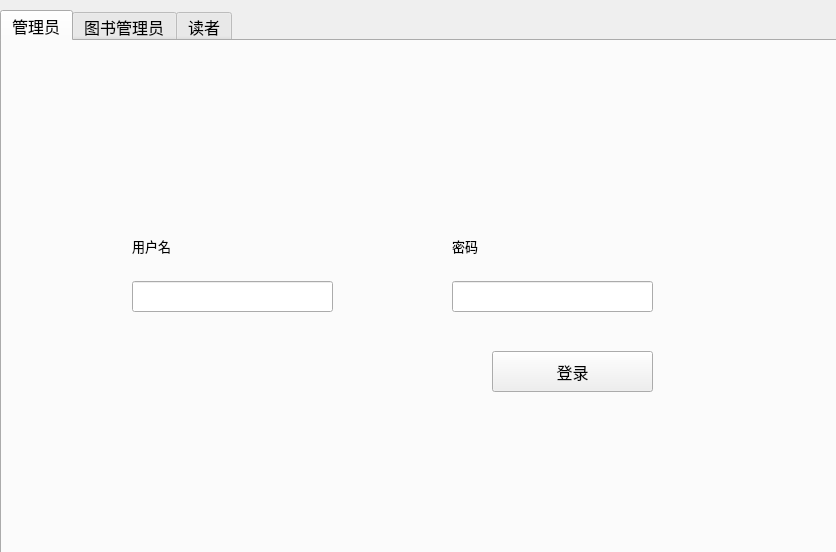
<?xml version="1.0" encoding="UTF-8"?>
<ui version="4.0">
 <class>Login</class>
 <widget class="QWidget" name="Login">
  <property name="geometry">
   <rect>
    <x>0</x>
    <y>0</y>
    <width>836</width>
    <height>552</height>
   </rect>
  </property>
  <property name="windowTitle">
   <string>Library System</string>
  </property>
  <widget class="QTabWidget" name="tabWidget">
   <property name="geometry">
    <rect>
     <x>0</x>
     <y>10</y>
     <width>841</width>
     <height>551</height>
    </rect>
   </property>
   <property name="minimumSize">
    <size>
     <width>841</width>
     <height>551</height>
    </size>
   </property>
   <property name="font">
    <font>
     <pointsize>12</pointsize>
     <weight>50</weight>
     <bold>false</bold>
     <stylestrategy>PreferDefault</stylestrategy>
    </font>
   </property>
   <property name="currentIndex">
    <number>0</number>
   </property>
   <property name="iconSize">
    <size>
     <width>20</width>
     <height>20</height>
    </size>
   </property>
   <property name="elideMode">
    <enum>Qt::ElideMiddle</enum>
   </property>
   <property name="tabBarAutoHide">
    <bool>false</bool>
   </property>
   <widget class="QWidget" name="tab">
    <attribute name="title">
     <string>管理员</string>
    </attribute>
    <widget class="QLineEdit" name="username_1">
     <property name="geometry">
      <rect>
       <x>130</x>
       <y>240</y>
       <width>201</width>
       <height>31</height>
      </rect>
     </property>
    </widget>
    <widget class="QLabel" name="label">
     <property name="geometry">
      <rect>
       <x>130</x>
       <y>180</y>
       <width>111</width>
       <height>51</height>
      </rect>
     </property>
     <property name="font">
      <font>
       <pointsize>10</pointsize>
      </font>
     </property>
     <property name="text">
      <string>用户名</string>
     </property>
     <property name="textFormat">
      <enum>Qt::RichText</enum>
     </property>
     <property name="wordWrap">
      <bool>false</bool>
     </property>
    </widget>
    <widget class="QLabel" name="label_2">
     <property name="geometry">
      <rect>
       <x>450</x>
       <y>190</y>
       <width>121</width>
       <height>31</height>
      </rect>
     </property>
     <property name="font">
      <font>
       <pointsize>10</pointsize>
      </font>
     </property>
     <property name="text">
      <string>密码</string>
     </property>
     <property name="textFormat">
      <enum>Qt::RichText</enum>
     </property>
    </widget>
    <widget class="QLineEdit" name="password_1">
     <property name="geometry">
      <rect>
       <x>450</x>
       <y>240</y>
       <width>201</width>
       <height>31</height>
      </rect>
     </property>
    </widget>
    <widget class="QPushButton" name="login_admin">
     <property name="geometry">
      <rect>
       <x>490</x>
       <y>310</y>
       <width>161</width>
       <height>41</height>
      </rect>
     </property>
     <property name="text">
      <string>登录</string>
     </property>
    </widget>
   </widget>
   <widget class="QWidget" name="tab_2">
    <attribute name="title">
     <string>图书管理员</string>
    </attribute>
    <widget class="QLabel" name="label_5">
     <property name="geometry">
      <rect>
       <x>450</x>
       <y>190</y>
       <width>111</width>
       <height>31</height>
      </rect>
     </property>
     <property name="font">
      <font>
       <pointsize>10</pointsize>
      </font>
     </property>
     <property name="text">
      <string>密码</string>
     </property>
     <property name="textFormat">
      <enum>Qt::RichText</enum>
     </property>
    </widget>
    <widget class="QLabel" name="label_6">
     <property name="geometry">
      <rect>
       <x>130</x>
       <y>180</y>
       <width>111</width>
       <height>51</height>
      </rect>
     </property>
     <property name="font">
      <font>
       <pointsize>10</pointsize>
      </font>
     </property>
     <property name="text">
      <string>用户名</string>
     </property>
     <property name="textFormat">
      <enum>Qt::RichText</enum>
     </property>
     <property name="wordWrap">
      <bool>false</bool>
     </property>
    </widget>
    <widget class="QLineEdit" name="username_2">
     <property name="geometry">
      <rect>
       <x>130</x>
       <y>240</y>
       <width>201</width>
       <height>31</height>
      </rect>
     </property>
    </widget>
    <widget class="QLineEdit" name="password_2">
     <property name="geometry">
      <rect>
       <x>450</x>
       <y>240</y>
       <width>201</width>
       <height>31</height>
      </rect>
     </property>
    </widget>
    <widget class="QPushButton" name="login_libraryadmin">
     <property name="geometry">
      <rect>
       <x>490</x>
       <y>310</y>
       <width>161</width>
       <height>41</height>
      </rect>
     </property>
     <property name="text">
      <string>登录</string>
     </property>
    </widget>
   </widget>
   <widget class="QWidget" name="tab_3">
    <attribute name="title">
     <string>读者</string>
    </attribute>
    <widget class="QLabel" name="label_9">
     <property name="geometry">
      <rect>
       <x>130</x>
       <y>180</y>
       <width>111</width>
       <height>51</height>
      </rect>
     </property>
     <property name="font">
      <font>
       <pointsize>10</pointsize>
      </font>
     </property>
     <property name="text">
      <string>用户名</string>
     </property>
     <property name="textFormat">
      <enum>Qt::RichText</enum>
     </property>
     <property name="wordWrap">
      <bool>false</bool>
     </property>
    </widget>
    <widget class="QLabel" name="label_11">
     <property name="geometry">
      <rect>
       <x>450</x>
       <y>190</y>
       <width>111</width>
       <height>31</height>
      </rect>
     </property>
     <property name="font">
      <font>
       <pointsize>10</pointsize>
      </font>
     </property>
     <property name="text">
      <string>密码</string>
     </property>
     <property name="textFormat">
      <enum>Qt::RichText</enum>
     </property>
    </widget>
    <widget class="QLineEdit" name="username_3">
     <property name="geometry">
      <rect>
       <x>130</x>
       <y>240</y>
       <width>201</width>
       <height>31</height>
      </rect>
     </property>
    </widget>
    <widget class="QLineEdit" name="password_3">
     <property name="geometry">
      <rect>
       <x>450</x>
       <y>240</y>
       <width>201</width>
       <height>31</height>
      </rect>
     </property>
    </widget>
    <widget class="QPushButton" name="login_reader">
     <property name="geometry">
      <rect>
       <x>490</x>
       <y>310</y>
       <width>161</width>
       <height>41</height>
      </rect>
     </property>
     <property name="text">
      <string>登录</string>
     </property>
    </widget>
   </widget>
  </widget>
 </widget>
 <resources/>
 <connections/>
</ui>
